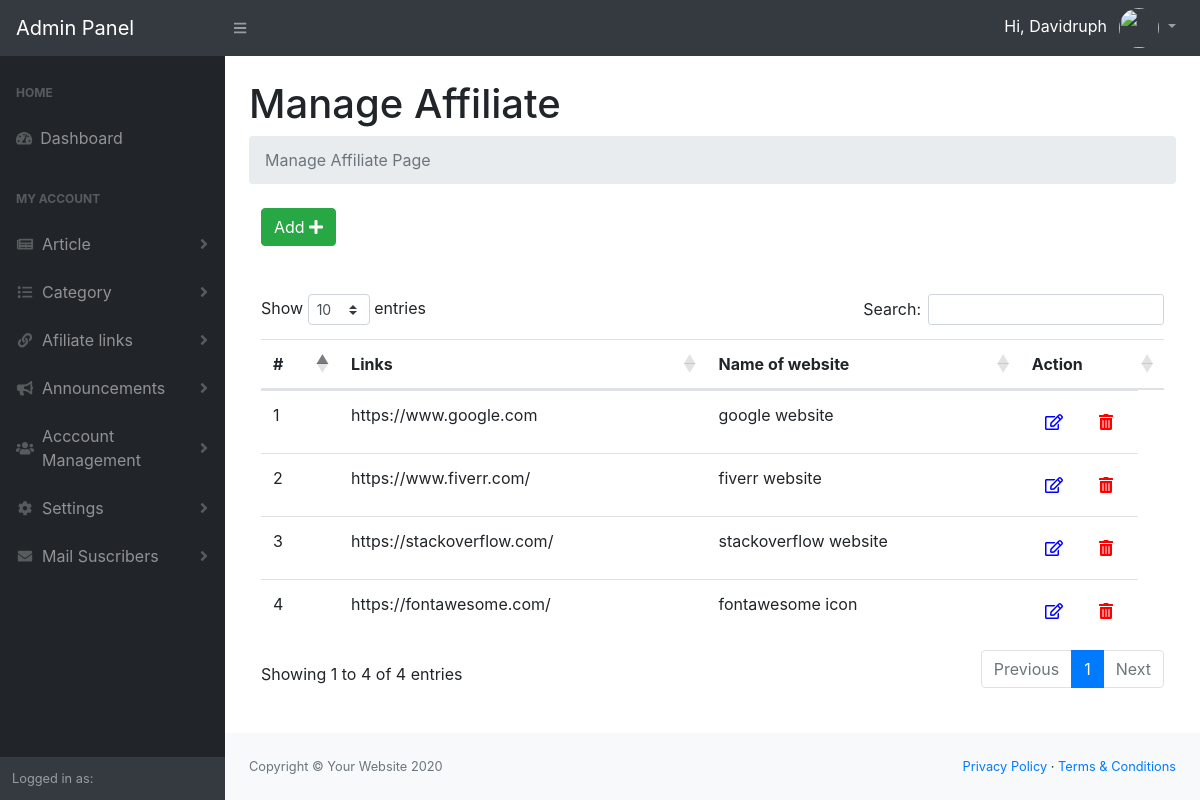
The page /admin/manage-affiliate-links.php (signed in) on the database its author committed.
### tables this page shows
CREATE TABLE IF NOT EXISTS `affiliate` (
  `id` int(11) NOT NULL AUTO_INCREMENT,
  `link` varchar(255) NOT NULL,
  `alt` varchar(255) NOT NULL,
  `Is_Active` int(11) NOT NULL,
  `created_on` timestamp NOT NULL DEFAULT CURRENT_TIMESTAMP ON UPDATE CURRENT_TIMESTAMP,
  PRIMARY KEY (`id`)
);

### admin/manage-affiliate-links.php (the view, shortened to what this page needs)
<?php
require 'functions/dbconn.php';
$sql = 'SELECT * FROM affiliate WHERE Is_Active=1';
$statement = $connection->prepare($sql);
$statement->execute();
$affiliate = $statement->fetchAll(PDO::FETCH_ASSOC);
?>
<?php
    include('include/header.php');
?>
<?php
    include('include/sidebar.php');
?>
<main>
    <div class="container-fluid">
        <h1 class="mt-4">Manage Affiliate</h1>
        <ol class="breadcrumb mb-4">
            <li class="breadcrumb-item active">Manage Affiliate Page</li>
        </ol>
        <div class="col-md-12">
            <div class="demo-box m-t-20">
                <div class="m-b-30">
                    <a href="add-affiliate-links.php">
                    <button id="addToTable" class="btn btn-success waves-effect waves-light">Add <i class="fa fa-plus" ></i></button>
                    </a>
                </div>
                <br>
                <br>
            <div class="table-responsive">
                <table class="table m-0 table-colored-bordered table-bordered-primary" id="dataTable">
                    <thead>
                        <tr>
                            <th>#</th>
                            <th>Links</th>
                            <th>Name of website</th>
                            <th>Action</th>
                        </tr>
                    </thead>
                    <tbody>
                     <?php foreach($affiliate as $aff): ?>
					<tr>
						<td><?php echo $aff['id']; ?></td>
            <td><?php echo $aff['link']; ?></td>
            <td><?php echo $aff['alt']; ?></td>
						<td style="display: inline-flex;">
              <form action="edit-affiliate-links.php" method="post">
                  <button type="submit" name="btn_edit" class="btn" style="color: blue;"><i class="far fa-edit"></i></button>
              </form>
          <form action="manage-affiliate-links.php" method="post">
              <button type="submit" name="delete_btn" class="btn" onclick="return confirm('Are you sure you want to delete this record?');" style="margin-left: 10px;color: red;"><i class="fas fa-trash-alt"></i></button>
          </form>
            </td>
					</tr>
          <?php endforeach; ?>
                    </tbody>
                </table>
                </div>
            </div>
        </div>
    </div>
</main>
<?php
    include('include/footer.php');
?>
<?php
    include('include/scripts.php');
?>

### rows shown on the page
affiliate: id "1", link "https://www.google.com", alt "google website"
affiliate: id "2", link "https://www.fiverr.com/", alt "fiverr website"
affiliate: id "3", link "https://stackoverflow.com/", alt "stackoverflow website"
affiliate: id "4", link "https://fontawesome.com/", alt "fontawesome icon"

### other values the page prints
$user "Davidruph"
